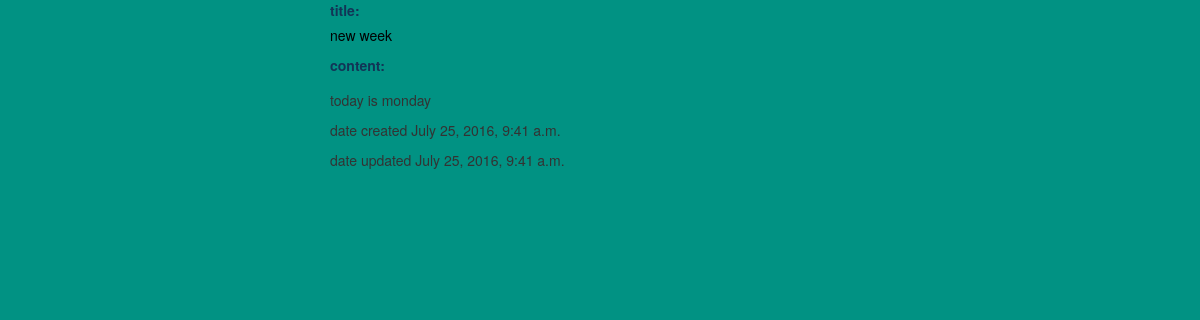
/mysite/25/, run on the app's committed database.
### mouth/models.py (models this page shows, shortened)
class Post(models.Model):
	title = models.CharField(max_length=100)
	image = models.FileField(null=True, blank=True)
	content = models.TextField()
	published_date = models.DateTimeField(auto_now=True)
	updated = models.DateTimeField(auto_now=True, auto_now_add=False)
	time_stamp = models.DateTimeField(auto_now=False, auto_now_add=True)
	class Meta:
		ordering = ["-id"]

### mouth/views.py (the view)
# urls.py: url(r'^(?P<id>\d+)/$', post_view, name="post_detail"),
def post_view(request, id=None):
	instance = get_object_or_404(Post, id=id)
	context={
		"instance":instance,
		"title":instance.title
	}
	return render(request, "post_view.html", context)

### templates/post_view.html (shortened to what this page needs)
{% extends "base.html" %}
{% block content %}
<div class="col-md-6 col-md-offset-3">
	<label style="color: #123456"> title:</label>	<p style="color: #000000">{{instance.title}}</p>
	<label style="color: #123456">content:</label>	<p style="color: #000000">{{instance.content|linebreaks}}</p>
	<p>date created {{instance.time_stamp}}</p>
	<p>date updated {{instance.updated}}</p>
</div>
{% endblock %}

### static/css/base.css (style rules this page uses)
body { background-color: #019283; }

### data on the page
Post: title "new week", content "today is monday", time_stamp "July 25, 2016, 9:41 a.m.", updated "July 25, 2016, 9:41 a.m."
